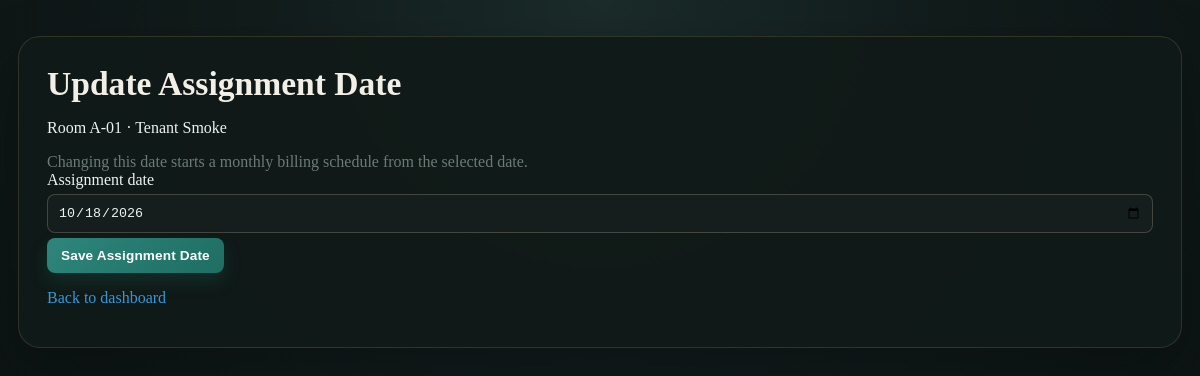
The app's page /update_assignment_date/1 (signed in) with its own data.
### app.py (models this page shows, shortened)
class Room(db.Model):
    id = db.Column(db.Integer, primary_key=True)
    room_number = db.Column(db.String(20), nullable=False)
    room_type = db.Column(db.String(50), nullable=True)
    rent_amount = db.Column(db.Float, nullable=False)
    is_occupied = db.Column(db.Boolean, default=False)
    property_id = db.Column(db.Integer, db.ForeignKey('property.id'), nullable=False)
    tenant_id = db.Column(db.Integer, db.ForeignKey('user.id'), nullable=True)
    assigned_date = db.Column(db.Date, nullable=True)
    property = db.relationship('Property', backref='rooms')
    tenant = db.relationship('User', backref='room', foreign_keys=[tenant_id])

class User(UserMixin, db.Model):
    id = db.Column(db.Integer, primary_key=True)
    email = db.Column(db.String(150), unique=True, nullable=False)
    password = db.Column(db.String(150), nullable=False)
    role = db.Column(db.String(50), nullable=False, default='pending')
    name = db.Column(db.String(100))
    contact_number = db.Column(db.String(30))
    must_change_password = db.Column(db.Boolean, default=False)
    password_reset_token = db.Column(db.String(255), nullable=True)
    password_reset_expires = db.Column(db.DateTime, nullable=True)
    landlord_id = db.Column(db.Integer, db.ForeignKey('user.id'), nullable=True)
    tenants = db.relationship('User', backref=db.backref('landlord', remote_side=[id]), foreign_keys=[landlord_id])
    mpesa_till = db.Column(db.String(20), nullable=True)
    mpesa_type = db.Column(db.String(20), nullable=True)
    account_number = db.Column(db.String(100), nullable=True)
    bank_name = db.Column(db.String(100), nullable=True)
    is_landlord = db.Column(db.Boolean, default=False)
    subscription_status = db.Column(db.String(20), default='trial')
    subscription_plan = db.Column(db.String(20), default='basic')
    subscription_expiry = db.Column(db.DateTime, nullable=True)
    subscription_admin_updated_at = db.Column(db.DateTime, nullable=True)
    trial_ends_at = db.Column(db.DateTime, default=lambda: datetime.utcnow() + timedelta(days=14))
    def has_active_subscription(self):
        if self.role == 'admin':
            return True
        if not self.is_landlord:
            return True
        if self.subscription_status == 'trial' and self.trial_ends_at and self.trial_ends_at > datetime.utcnow():
            return True
        if self.subscription_status == 'active' and self.subscription_expiry and self.subscription_expiry > datetime.utcnow():
            return True
        return False

### app.py (the view, shortened to what this page needs)
@app.route('/update_assignment_date/<int:room_id>', methods=['GET', 'POST'])
@login_required
@subscription_required
def update_assignment_date(room_id):
    if current_user.role != 'landlord':
        return "Access Denied"
    room = Room.query.get_or_404(room_id)
    if room.property.landlord_id != current_user.id:
        return "Access Denied"
    if not room.tenant_id:
        flash('Assign a tenant before setting an assignment date.')
        return redirect(url_for('dashboard'))
    return render_template('update_assignment_date.html', room=room)

### app.py (called while the page is built, shortened)
@login_manager.user_loader
def load_user(user_id):
    return User.query.get(int(user_id))

def subscription_required(f):
    @wraps(f)
    def decorated_function(*args, **kwargs):
        if current_user.is_authenticated and current_user.role == 'landlord' and not has_paid_subscription_access(current_user):
            flash('Your subscription is not active. Choose a plan to continue.', 'warning')
            return redirect(url_for('subscription_page'))
        return f(*args, **kwargs)
    return decorated_function

def has_paid_subscription_access(user):
    return user.has_active_subscription()

@app.before_request
def check_subscription_global():
    if session.get('is_super_admin') or not current_user.is_authenticated:
        return None
    if current_user.role != 'landlord' or has_paid_subscription_access(current_user):
        return None

@app.before_request
def enforce_maintenance_mode():
    if not is_maintenance_on() or session.get('role') == 'super_admin':
        return None

### maintenance.py (called while the page is built)
def is_maintenance_on():
    return os.path.exists(MAINT_FILE)

### templates/update_assignment_date.html (shortened to what this page needs)
<!DOCTYPE html>
<html>
<head>
    <link rel="stylesheet" href="{{ url_for('static', filename='style.css') }}">
</head>
<body>
<div class="container">
    <h1>Update Assignment Date</h1>
    <p>Room {{ room.room_number }} · {{ room.tenant.name or room.tenant.email }}</p>
    <p class="muted">Changing this date starts a monthly billing schedule from the selected date.</p>
    <form method="POST">
        <label for="assigned_date">Assignment date</label>
        <input type="date" name="assigned_date" id="assigned_date" value="{{ room.assigned_date.isoformat() if room.assigned_date else '' }}" required>
        <button type="submit">Save Assignment Date</button>
    </form>
    <p><a href="{{ url_for('dashboard') }}">Back to dashboard</a></p>
</div>
</body>
</html>

### static/style.css (style rules this page uses)
body { font-family: Georgia, 'Times New Roman', serif; background: radial-gradient(circle at top, #1b2c2b 0%, #111c1b 48%, #0d1414 100%); margin: 0; padding: 18px; color: #ecf3f1; }
.container { max-width: 1220px; margin: 18px auto; background: rgba(16, 26, 24, 0.94); padding: 28px 28px 24px; border-radius: 22px; box-shadow: 0 22px 60px rgba(0, 0, 0, 0.28); border: 1px solid rgba(194, 170, 113, 0.18); }
h1, h2, h3 { color: #f2efe7; }
h1 { margin: 0; font-size: 2.1rem; }
a { color: #3498db; text-decoration: none; }
button, .btn { background: linear-gradient(135deg, #2d867c 0%, #1f6e62 100%); color: white; padding: 10px 14px; border: none; border-radius: 8px; cursor: pointer; font: 700 0.85rem Arial, sans-serif; letter-spacing: 0.01em; box-shadow: 0 8px 18px rgba(38, 121, 109, 0.22); transition: transform 0.15s ease, box-shadow 0.15s ease; }
input, select { padding: 10px; margin: 5px 0; width: 100%; border: 1px solid rgba(208, 200, 170, 0.24); border-radius: 8px; box-sizing: border-box; background: rgba(23, 31, 30, 0.9); color: #eef3f2; }
.muted { color: #6b7b78; margin: 6px 0 0; }
html { -webkit-text-size-adjust: 100%; scroll-behavior: smooth; }
body { min-width: 320px; overflow-x: hidden; }
button, input, select, textarea { max-width: 100%; }
.container, .property-card, .room-row, .overview-card, .tenant-row { min-width: 0; }

### records on screen
Room: room_number "A-01", assigned_date "10/18/2026"
User: tenant "Tenant Smoke"
